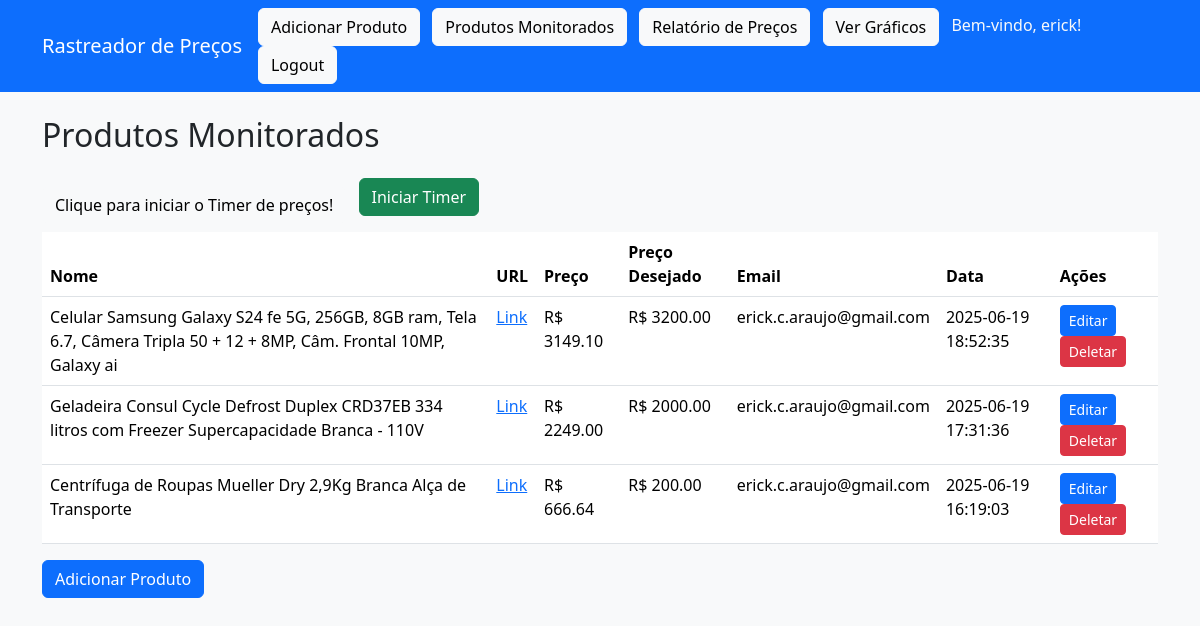
The app's page /produtos (signed in) with its own data.
### tables this page shows
CREATE TABLE precos (
            id INTEGER PRIMARY KEY AUTOINCREMENT,
            nome TEXT NOT NULL,
            url TEXT NOT NULL,
            preco REAL NOT NULL,
            precoDesejado REAL NOT NULL,
            email TEXT,
            data DATETIME DEFAULT CURRENT_TIMESTAMP,
            user_id INTEGER
        );

### app.py (the view)
    def decorated_function(*args, **kwargs):
        if session.get('user_id') is None:
            flash('Por favor, faça login para acessar esta página.', 'warning')
            return redirect(url_for('login'))
        return f(*args, **kwargs)

### app.py (called while the page is built)
def login_required(f):
    def decorated_function(*args, **kwargs):
        if session.get('user_id') is None:
            flash('Por favor, faça login para acessar esta página.', 'warning')
            return redirect(url_for('login'))
        return f(*args, **kwargs)
    decorated_function.__name__ = f.__name__
    return decorated_function

@app.route('/produtos')
@login_required
def listar_produtos():
    conn = sqlite3.connect(DB_PATH)
    cursor = conn.cursor()
    user_id = session['user_id']
    cursor.execute("""
       SELECT id, nome, url, CAST(preco AS REAL), precoDesejado, email, data
            FROM precos
            WHERE user_id = ?
            ORDER BY data DESC
    """, (user_id,))
    produtos = cursor.fetchall()
    conn.close()
    for produto in produtos:
        print(f"Produto: {produto}, Tipo do preço: {type(produto[2])}")
    return render_template('lista.html', produtos=produtos)

### templates/lista.html (shortened to what this page needs)
<!DOCTYPE html>
<html>
<head>
</head>
<body>
    {% extends "base.html" %}
    {% block content %}
    <h2 class="mb-4">Produtos Monitorados</h2>
    <a class="btn btn-light me-2" href="{{ url_for('listar_produtos') }}">Clique para iniciar o Timer de preços!</a>
    <form action="{{ url_for('iniciar_timer') }}" method="post" style="display:inline;">
        <button type="submit" class="btn btn-success mb-3">Iniciar Timer</button>
    </form>
    <table class="table">
        <thead>
            <tr>
                <th>Nome</th>
                <th>URL</th>
                <th>Preço</th>
                <th>Preço Desejado</th>
                <th>Email</th>
                <th>Data</th>
                <th>Ações</th>
            </tr>
        </thead>
        <tbody>
            {% for produto in produtos %}
            <tr>
                <td>{{ produto[1] }}</td>
                <td><a href="{{ produto[2] }}" target="_blank">Link</a></td>
                <td>
                    {% if produto[3] is number %}
                        R$ {{ "%.2f"|format(produto[3]) }}
                    {% else %}
                        Valor Inválido
                    {% endif %}
                </td>
                <td>
                    {% if produto[4] is number %}
                        R$ {{ "%.2f"|format(produto[4]) }}
                    {% else %}
                        Valor Inválido
                    {% endif %}
                </td>
                <td>{{ produto[5] }}</td>
                <td>{{ produto[6] }}</td>
                <td>
                    <a href="{{ url_for('editar_produto', produto_id=produto[0]) }}" class="btn btn-sm btn-primary">Editar</a>
                    <form action="{{ url_for('deletar_produto', nome=produto[1]) }}" method="post" style="display: inline;">
                        <button type="submit" class="btn btn-sm btn-danger">Deletar</button>
                    </form>
                </td>
            </tr>
            {% endfor %}
        </tbody>
    </table>
    <a href="{{ url_for('adicionar_produto') }}" class="btn btn-primary">Adicionar Produto</a>
{% endblock %}

### templates/base.html (shortened to what this page needs)
<!DOCTYPE html>
<html lang="pt-br">
<head>
    <link href="{{ url_for('static', filename='bootstrap/css/bootstrap.min.css') }}" rel="stylesheet">
</head>
<body class="bg-light">
    <nav class="navbar navbar-expand-lg navbar-dark bg-primary mb-4">
        <div class="container">
            <a class="navbar-brand" href="{{ url_for('index') }}">Rastreador de Preços</a>
            <div>
                <a class="btn btn-light me-2" href="{{ url_for('adicionar_produto') }}">Adicionar Produto</a>
                <a class="btn btn-light me-2" href="{{ url_for('listar_produtos') }}">Produtos Monitorados</a>
                <a class="btn btn-light me-2" href="{{ url_for('relatorio') }}">Relatório de Preços</a>
                <a class="btn btn-light me-2" href="{{ url_for('graficos') }}">Ver Gráficos</a>
                {% if session['username'] %}
                    <span class="text-light me-2">
                        Bem-vindo, {{ session['username'] }}!
                    </span>
                    <a class="btn btn-light" href="{{ url_for('logout') }}">Logout</a>
                {% else %}
                    <a class="btn btn-light me-2" href="{{ url_for('login') }}">Login</a>
                    <a class="btn btn-light" href="{{ url_for('register') }}">Cadastrar</a>
                {% endif %}
            </div>
        </div>
    </nav>
    <div class="container">
        {% block content %}{% endblock %}
    </div>
</body>
</html>

### records on screen
precos: nome "Celular Samsung Galaxy S24 fe 5G, 256GB, 8GB ram, Tela 6.7, Câmera Tripla 50 + 12 + 8MP, Câm. Frontal 10MP, Galaxy ai", preco "3149.10", precoDesejado "3200.00", email "erick.c.araujo@gmail.com", data "2025-06-19 18:52:35"
precos: nome "Geladeira Consul Cycle Defrost Duplex CRD37EB 334 litros com Freezer Supercapacidade Branca - 110V", preco "2249.00", precoDesejado "2000.00", email "erick.c.araujo@gmail.com", data "2025-06-19 17:31:36"
precos: nome "Centrífuga de Roupas Mueller Dry 2,9Kg Branca Alça de Transporte", preco "666.64", precoDesejado "200.00", email "erick.c.araujo@gmail.com", data "2025-06-19 16:19:03"

### other values on screen
{{ session['username'] }} "erick"
